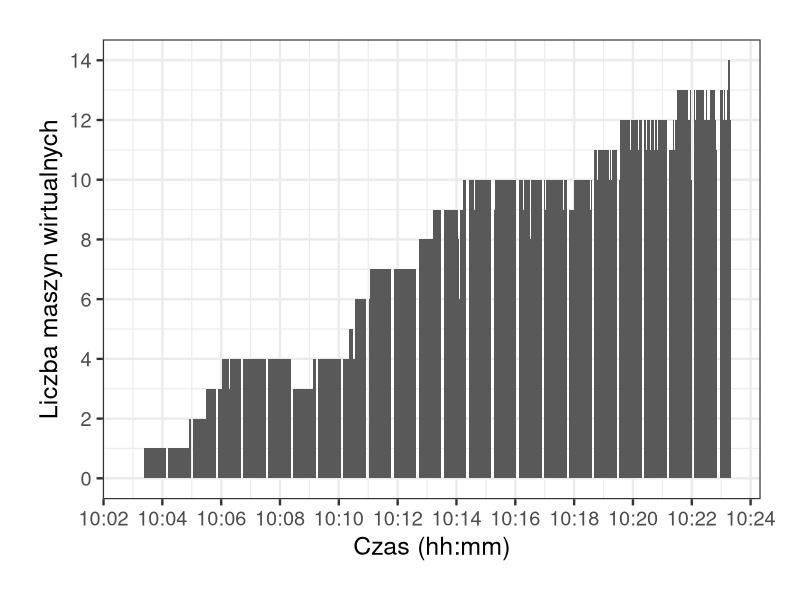

This figure's R source:
library("ggplot2")
library("scales")

png(filename="azure-http-hosts.png", width=800, height=600)

dat = read.csv("hosts.csv")
dat$time = as.POSIXct(dat$time, format = "%Y-%m-%dT%H:%M:%SZ")

ggplot(data=dat, aes(time, count)) +
geom_bar(stat="identity") +
theme_bw(base_size=18) + theme(plot.margin = unit(c(1,1,1,1), "cm")) +
scale_x_datetime(labels = date_format("%H:%M"), breaks = pretty_breaks(n=10)) +
scale_y_continuous(breaks=pretty_breaks(n=10)) +
labs(x="Czas (hh:mm)") +
labs(y="Liczba maszyn wirtualnych")


